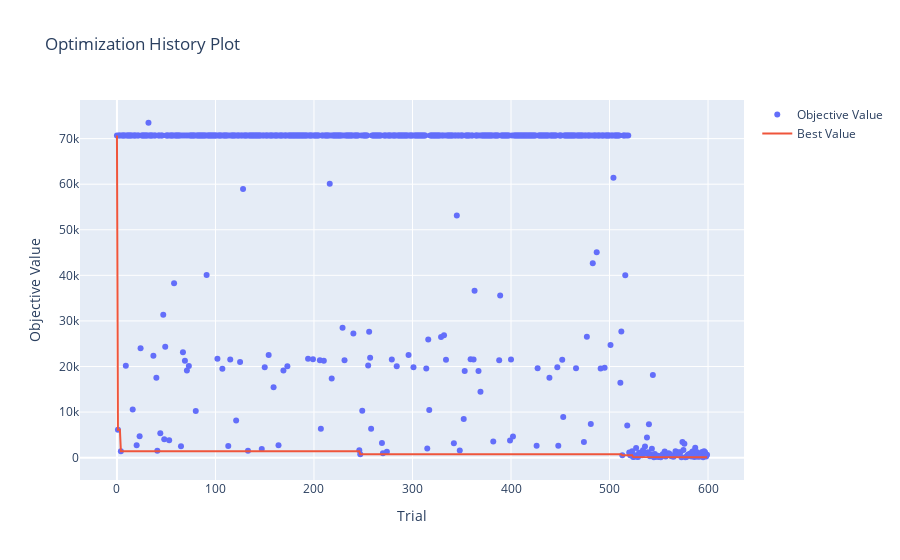

Write notebook code for a chart like this one.
### Code cell
print(study.study_name)
valid_trials = [t for t in study.trials if t.value is not None]
top_3_trials = sorted(valid_trials, key=lambda t: t.value)[:10]
for i, trial in enumerate(top_3_trials):
    print(f"\nTrial {i+1}:")
    print("Params:", trial.params)
    print("Value:", trial.value)
print("---------------------------------------","\n")
print("Best Result:", study.best_value)

vis.plot_optimization_history(study)

### Figure 1 — Plotly figure (JSON) as saved in the notebook; plotly's stock layout.template omitted (floating-point values rounded to 4 significant figures; data arrays with more than 128 entries replaced by an {"elided": "..."} marker saying what was removed)
{"data": [{"mode": "markers", "name": "Objective Value", "type": "scatter", "x": {"elided": "600 int values"}, "y": {"elided": "600 float values"}}, {"mode": "lines", "name": "Best Value", "type": "scatter", "x": {"elided": "600 int values"}, "y": {"elided": "600 float values"}}, {"marker": {"color": "#cccccc"}, "mode": "markers", "name": "Infeasible Trial", "showlegend": false, "type": "scatter", "x": [], "y": []}], "layout": {"title": {"text": "Optimization History Plot"}, "xaxis": {"title": {"text": "Trial"}}, "yaxis": {"title": {"text": "Objective Value"}}}}
